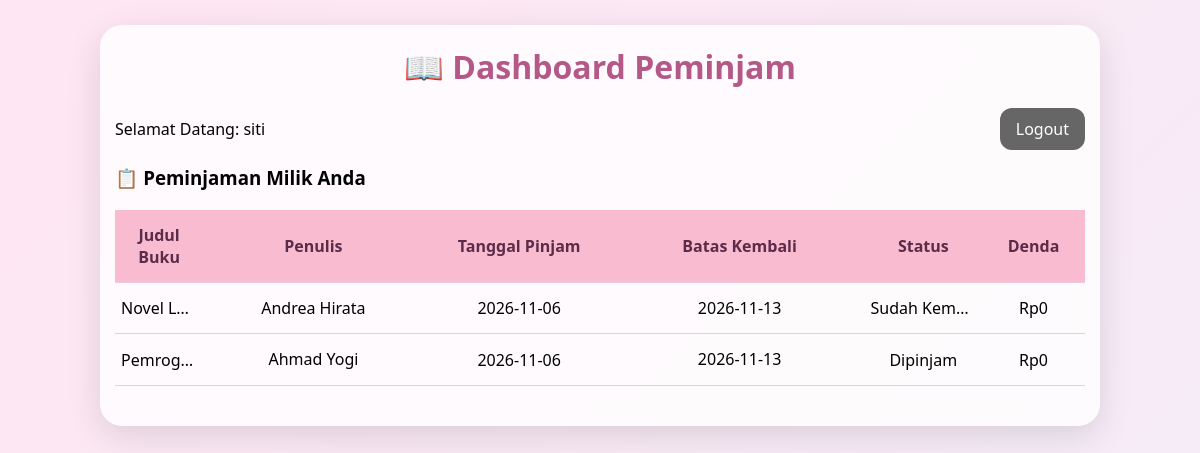
The app's page /peminjam_dashboard.php (signed in) with its own data.
### tables this page shows
CREATE TABLE `peminjaman` (
  `id_peminjaman` int(11) NOT NULL,
  `id_buku` int(11) NOT NULL,
  `nama_peminjam` varchar(100) NOT NULL,
  `tanggal_pinjam` date NOT NULL,
  `tanggal_kembali` date DEFAULT NULL,
  `status_pinjam` varchar(20) DEFAULT 'Dipinjam',
  `batas_kembali` date DEFAULT NULL,
  `denda` int(11) DEFAULT 0
);

CREATE TABLE `buku` (
  `id_buku` int(11) NOT NULL,
  `judul` varchar(150) NOT NULL,
  `kategori` varchar(100) NOT NULL,
  `penulis` varchar(100) NOT NULL,
  `tahun_terbit` year(4) NOT NULL,
  `stok` int(11) NOT NULL DEFAULT 0,
  `sampul` varchar(200) DEFAULT NULL
);

### peminjam_dashboard.php (the view, shortened to what this page needs)
<?php
include 'config/koneksi.php';
$nama_peminjam = $_SESSION['username'];
$sql = mysqli_query($conn, "
SELECT p.*, b.judul, b.penulis, b.tahun_terbit
FROM peminjaman p
JOIN buku b ON p.id_buku = b.id_buku
WHERE p.nama_peminjam = '$nama_peminjam'
ORDER BY p.tanggal_pinjam DESC
");
?>
<!DOCTYPE html>
<html>
<head>
<link rel="stylesheet" href="style.css">
</head>
<body>
<div class="container">
<h1>📖 Dashboard Peminjam</h1>
<div style="display:flex; justify-content:space-between; align-items:center; margin-bottom:15px;">
  <p>Selamat Datang: <?php echo $_SESSION['username']; ?></p>
  <a href="logout.php" class="btn btn-logout">Logout</a>
</div>
<h3>📋 Peminjaman Milik Anda</h3>
<table>
<tr>
<th>Judul Buku</th>
<th>Penulis</th>
<th>Tanggal Pinjam</th>
<th>Batas Kembali</th>
<th>Status</th>
<th>Denda</th>
</tr>
<?php while($row = mysqli_fetch_assoc($sql)):
  $status = $row['status_pinjam'];
  $denda = 0;
?>
<tr>
<td><?php echo $row['judul']; ?></td>
<td><?php echo $row['penulis']; ?></td>
<td><?php echo $row['tanggal_pinjam']; ?></td>
<td><?php echo $row['batas_kembali']; ?></td>
<td><?php echo $status; ?></td>
<td>Rp<?php echo number_format($denda); ?></td>
</tr>
<?php endwhile; ?>
</table>
</div>
</body>
</html>

### style.css (style rules this page uses)
* { margin:0; padding:0; box-sizing:border-box; font-family: 'Segoe UI', sans-serif; }
body { background: linear-gradient(135deg,#ffe6f2,#e8f4ff,#fff8e8); background-size:400% 400%; animation: gradasi 8s ease infinite; min-height:100vh; padding:25px; }
.container { background:rgba(255,255,255,0.78); backdrop-filter:blur(12px); border-radius:22px; padding:20px 15px; box-shadow:0 10px 35px rgba(0,0,0,0.12); max-width:1000px; margin:0 auto; }
h1,h2 { text-align:center; color:#b45888; margin-bottom:20px; }
table { width:100%; border-collapse:collapse; table-layout: fixed; margin:20px 0; }
th,td { padding:14px 6px; text-align:center; border-bottom:1px solid #f1c8dc; vertical-align: middle !important; }
th { background:#f8bbd0; color:#5c2b48; }
th:nth-child(1), td:nth-child(1) { width:6%; }
th:nth-child(2), td:nth-child(2) { width:15%; }
th:nth-child(3), td:nth-child(3) { width:13%; }
th:nth-child(4), td:nth-child(4) { width:17%; }
th:nth-child(5), td:nth-child(5) { width:8%; }
th:nth-child(6), td:nth-child(6) { width:7%; }
td:nth-child(2), td:nth-child(4) { white-space: normal; overflow: visible; text-overflow: unset; line-height:1.4; }
td:nth-child(1),td:nth-child(3),td:nth-child(5),td:nth-child(6),td:nth-child(7) { white-space:nowrap; overflow:hidden; text-overflow:ellipsis; }
button,a.btn { padding:10px 16px; border-radius:12px; text-decoration:none; color:white; border:none; cursor:pointer; font-weight:500; white-space:nowrap; }
.btn-logout { background:#666; }

### records on screen
peminjaman: id_buku.judul "Novel L…", id_buku.penulis "Andrea Hirata", tanggal_pinjam "2026-11-06", batas_kembali "2026-11-13", status_pinjam "Sudah Kem…", denda "0"
peminjaman: id_buku.judul "Pemrog…", id_buku.penulis "Ahmad Yogi", tanggal_pinjam "2026-11-06", batas_kembali "2026-11-13", status_pinjam "Dipinjam", denda "0"

### other values on screen
$_SESSION['username'] "siti"
